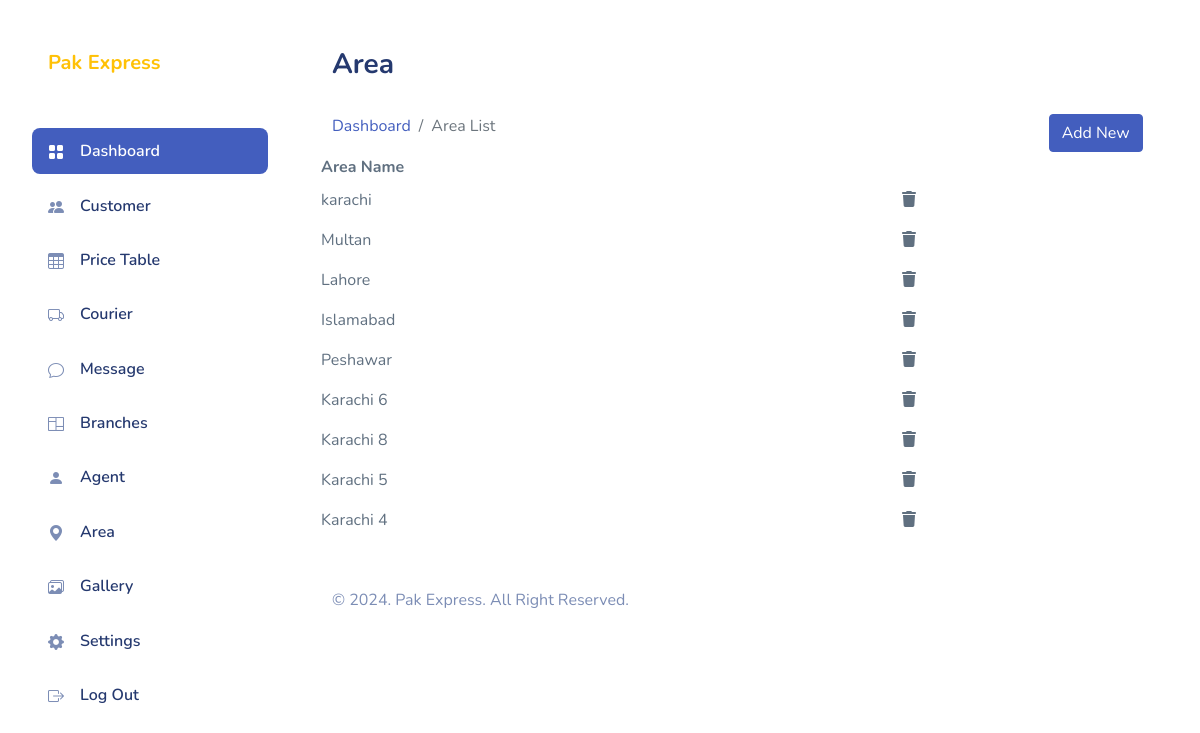
/Admin/area.php (signed in), run on the app's committed database.
### tables this page shows
CREATE TABLE `area` (
  `area_id` int(11) NOT NULL,
  `area_name` varchar(255) NOT NULL,
  `is_deleted` int(255) NOT NULL
);

### server/inc/get.php (called while the page is built, shortened)
<?php
function getAllArea()
{
    include 'connection.php';
    $viewcat = "SELECT * FROM area WHERE is_deleted = 0";
    return mysqli_query($con, $viewcat);
}

### Admin/area.php (the view, shortened to what this page needs)
<!DOCTYPE html>
<html lang="en">
<?php include 'pages/head.php'; ?>
<body>
    <div id="app">
        <div id="sidebar" class="active">
            <div class="sidebar-wrapper active">
                <div class="sidebar-header">
                    <div class="d-flex justify-content-between mt-0 px-2">
                        <h1 class="mb-0"><a href="index.php" class="text-warning h5 mb-0 px-2 ">Pak Express </a></h1>
                    </div>
                </div>
                <div class="sidebar-menu">
                    <ul class="menu">
                        <li class="sidebar-item active ">
                            <a href="index.php" class='sidebar-link'>
                                <i class="bi bi-grid-fill"></i>
                                <span>Dashboard</span>
                            </a>
                        </li>
                        <li class="sidebar-item ">
                            <a href="customer.php" class='sidebar-link'>
                                <i class="bi bi-people-fill"></i>
                                <span>Customer</span>
                            </a>
                        </li>
                        <li class="sidebar-item">
                            <a href="price.php" class='sidebar-link'>
                                <i class="bi bi-table"></i>
                                <span>Price Table</span>
                            </a>
                        </li>
                        <li class="sidebar-item">
                            <a href="courier.php" class='sidebar-link'>
                                <i class="bi bi-truck"></i>
                                <span>Courier</span>
                            </a>
                        </li>
                        <li class="sidebar-item">
                            <a href="message.php" class='sidebar-link'>
                                <i class="bi bi-chat"></i>
                                <span>Message</span>
                            </a>
                        </li>
                        <?php if (isset($_SESSION['admin']) && $_SESSION['admin'] == 'admin') : ?>
                            <li class="sidebar-item">
                                <a href="branch.php" class='sidebar-link'>
                                    <i class="bi bi-columns"></i>
                                    <span>Branches</span>
                                </a>
                            </li>
                        <?php endif; ?>
                        <li class="sidebar-item">
                            <a href="agent.php" class='sidebar-link'>
                                <i class="bi bi-person-fill"></i>
                                <span>Agent </span>
                            </a>
                        </li>
                        <?php if (isset($_SESSION['admin']) && $_SESSION['admin'] == 'admin') : ?>
                            <li class="sidebar-item">
                                <a href="area.php" class='sidebar-link'>
                                    <i class="bi bi-geo-alt-fill"></i>
                                    <span>Area</span>
                                </a>
                            </li>
                            <li class="sidebar-item">
                                <a href="gallery.php" class='sidebar-link'>
                                    <i class="bi bi-images"></i>
                                    <span>Gallery</span>
                                </a>
                            </li>
                        <?php endif; ?>
                        <li class="sidebar-item">
                            <a href="settings.php" class='sidebar-link'>
                                <i class="bi bi-gear-fill"></i>
                                <span>Settings</span>
                            </a>
                        </li>
                        <li class="sidebar-item">
                            <a href="logout.php" class='sidebar-link'>
                                <i class="bi bi-box-arrow-right"></i>
                                <span>Log Out</span>
                            </a>
                        </li>
                    </ul>
                </div>
            </div>
        </div>
        <div id="main">
            <div class="page-heading">
                <h3>Area</h3>
            </div>
            <div class="row">
                <div class="col-lg-10">
                    <nav aria-label="breadcrumb">
                        <ol class="breadcrumb">
                            <li class="breadcrumb-item"><a href="index.php">Dashboard</a></li>
                            <li class="breadcrumb-item active" aria-current="page">Area List</li>
                        </ol>
                    </nav>
                </div>
                <div class="col-lg-2">
                    <button class="btn btn-primary" data-bs-toggle="modal" data-bs-target="#AreaModal"> Add
                        New</button>
                </div>
            </div>
            <div class="page-content">
                <section class="row">
                    <div class="col-12 col-lg-12">
                        <div class="row">
                            <table id="datatablesSimple">
                                <thead>
                                    <tr>
                                        <th>Area Name</th>
                                        <th></th>
                                    </tr>
                                </thead>
                                <tbody>
                                    <?php
                                    $getall = getAllArea();
                                    while ($row = mysqli_fetch_assoc($getall)) {
                                        $area_id = $row['area_id']; ?>
                                        <tr>
                                            <td><?php echo $row['area_name']; ?></td>
                                            <td>
                                                <button type="button" onclick="deleteData(<?php echo $row['area_id']; ?>, 'area', 'area_id')" class="btn btn-darkblue"> <i class="fa-solid fa-trash"></i>
                                                </button>
                                            </td>
                                        </tr>
                                    <?php } ?>
                                </tbody>
                            </table>
                        </div>
                    </div>
                </section>
            </div>
            <?php include 'pages/footer.php'; ?>
        </div>
    </div>
</body>
</html>

### Admin/assets/css/app.css (style rules this page uses)
.btn i,.btn svg { width:16px;height:16px }
.btn.btn-danger,.btn.btn-info,.btn.btn-primary,.btn.btn-secondary,.btn.btn-success,.btn.btn-warning { color:#fff }
#sidebar.active .sidebar-wrapper { left:0 }
.sidebar-wrapper { width:300px;height:100vh;position:fixed;top:0;z-index:10;overflow-y:auto;background-color:#fff;bottom:0;transition:left .5s ease-out }
.sidebar-wrapper .sidebar-header { padding:2rem 2rem 1rem;font-size:2rem;font-weight:700 }
.sidebar-wrapper .menu { margin-top:2rem;padding:0 2rem;font-weight:600 }
.sidebar-wrapper .menu .sidebar-link { display:block;padding:.7rem 1rem;font-size:1rem;display:flex;align-items:center;border-radius:.5rem;transition:all .5s;text-decoration:none;color:#25396f }
.sidebar-wrapper .menu .sidebar-link i,.sidebar-wrapper .menu .sidebar-link svg { color:#7c8db5 }
.sidebar-wrapper .menu .sidebar-link span { margin-left:1rem }
.sidebar-wrapper .menu .sidebar-item { list-style:none;margin-top:.5rem;position:relative }
.sidebar-wrapper .menu .sidebar-item.active .sidebar-link { background-color:#435ebe }
.sidebar-wrapper .menu .sidebar-item.active .sidebar-link span { color:#fff }
.sidebar-wrapper .menu .sidebar-item.active .sidebar-link i,.sidebar-wrapper .menu .sidebar-item.active .sidebar-link svg { fill:#fff;color:#fff }
.bi { width:1rem;height:1rem }
#main { margin-left:300px;padding:2rem }
.page-heading { margin:0 0 2rem }
.page-heading h3 { font-weight:700 }
a { text-decoration:none }

### Admin/pages/head.php (style rules this page uses)
body { background-color: #ffffff; }

### data on the page
area: area_name "karachi"
area: area_name "Multan"
area: area_name "Lahore"
area: area_name "Islamabad"
area: area_name "Peshawar"
area: area_name "Karachi 6"
area: area_name "Karachi 8"
area: area_name "Karachi 5"
area: area_name "Karachi 4"
